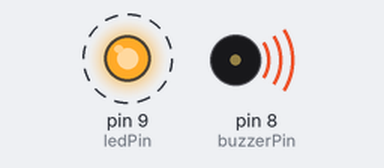
A sketch run on a simulated Arduino Uno, built with avr-gcc and run on an emulated ATmega328P. Shown: output pins drawn as LEDs (lit = HIGH), buzzer (waves = sounding). Dashed ring = blinking.

Above: at 0.2 s.
Timing chart, 0 to 5.8 s (numbered marks = the images above):
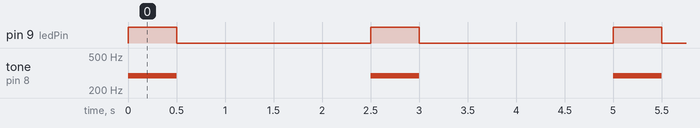

Measured:
- by itself, pin 9 (ledPin): alternates HIGH for 0.50 s and LOW for 2.0 s
- by itself, tone on pin 8 (buzzerPin): alternates 294 Hz for 0.50 s and silent for 2.0 s

The sketch:

Test_buzzer_and_LED.ino
```cpp
#define NOTE_D4             294

int ledPin = 9;                                               // LED pin number
int buzzerPin = 8;                                            // Buzzer pin number
unsigned long ledDuration = 500;                              // Length of time for the buzzer and LED to be on (milliseconds)


void setup() {
  // put your setup code here, to run once:
  pinMode(ledPin, OUTPUT);                                    // Initialize digital pin ledPin as an output.
}

void loop() {
  waypoint();
  delay(2000);

}

void buzzer(){
  tone(buzzerPin, NOTE_D4, ledDuration);                      // Creates a tone of duration ledDuration
}

void waypoint(){
  digitalWrite(ledPin, HIGH);                                 // Turn the LED on (HIGH is the voltage level)
  buzzer();                                                   // Calls the buzzer function
  delay(ledDuration);                                         // Delay to keep LED on for a duration of ledDuration
  digitalWrite(ledPin, LOW);                                  // turn the LED off by making the voltage LOW
}
```
